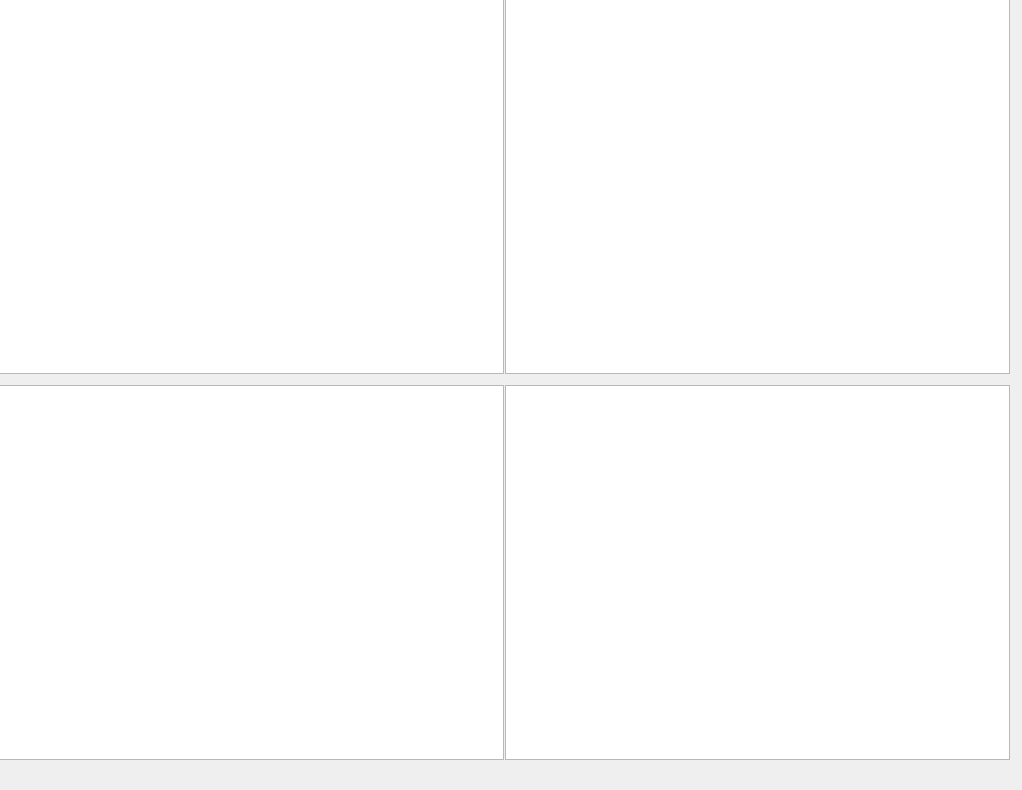
<?xml version="1.0" encoding="UTF-8"?>
<ui version="4.0">
    <class>DockWidget</class>
    <widget class="QDockWidget" name="DockWidget">
        <property name="geometry">
            <rect>
                <x>0</x>
                <y>0</y>
                <width>1022</width>
                <height>790</height>
            </rect>
        </property>
        <property name="windowTitle">
            <string>DockWidget</string>
        </property>
        <widget class="QWidget" name="dockWidgetContents">
            <widget class="QWidget" name="gridLayoutWidget">
                <property name="geometry">
                    <rect>
                        <x>-1</x>
                        <y>-1</y>
                        <width>1011</width>
                        <height>761</height>
                    </rect>
                </property>
                <layout class="QGridLayout" name="gridLayout" rowstretch="0,0,0" columnstretch="0,0">
                    <property name="horizontalSpacing">
                        <number>1</number>
                    </property>
                    <property name="verticalSpacing">
                        <number>11</number>
                    </property>
                    <item row="0" column="0">
                        <widget class="QGraphicsView" name="centroidX"/>
                    </item>
                    <item row="0" column="1">
                        <widget class="QGraphicsView" name="CentroidY"/>
                    </item>
                    <item row="1" column="0">
                        <widget class="QGraphicsView" name="slopes"/>
                    </item>
                    <item row="1" column="1">
                        <widget class="QGraphicsView" name="heights"/>
                    </item>
                </layout>
            </widget>
        </widget>
    </widget>
    <resources/>
    <connections/>
</ui>
